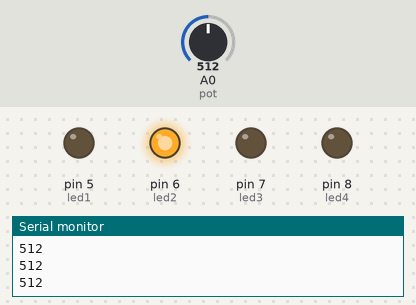
Bench run of a sketch on a simulated Arduino Uno, built with avr-gcc and run on an emulated ATmega328P. On the bench: output pins drawn as LEDs (lit = HIGH), the last lines printed to the serial monitor. The test bench sets the inputs (shaded band); at power-on: A0 (pot) = 512.

Above: at 1.2 s.
1.3 s: A0 (pot) set to 665
2.8 s: A0 (pot) set to 696
At 3.5 s:
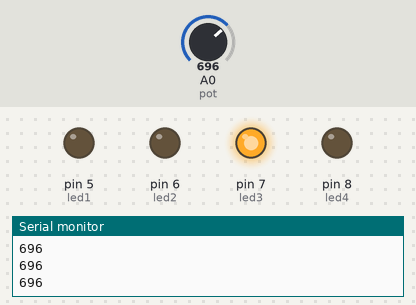
4.3 s: A0 (pot) set to 1008
5.8 s: A0 (pot) set to 1023
At 6.3 s:
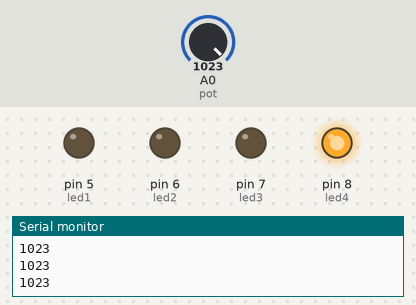
7.3 s: A0 (pot) set to 306
At 7.6 s:
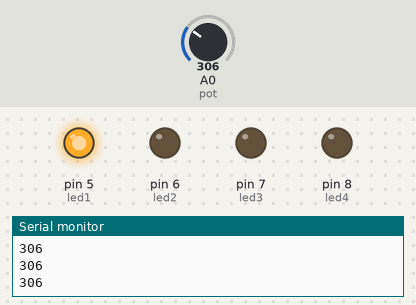
8.8 s: A0 (pot) set to 326
10.3 s: A0 (pot) set to 358
At 11.5 s:
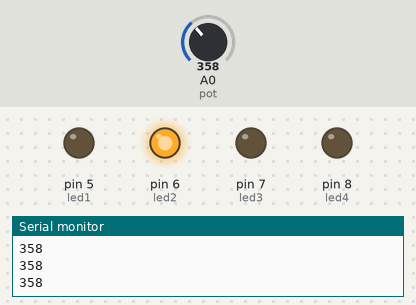
Timing chart, 0 to 12.8 s (numbered marks = the images above; inputs shaded):
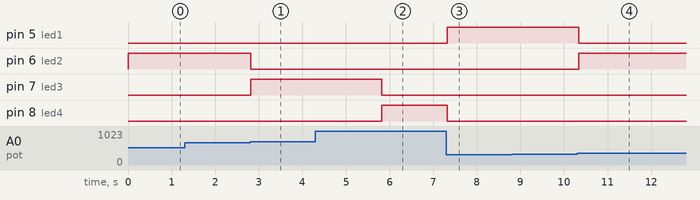

Measured:
- the behaviour switches between 681 and 682 on A0 (pot) (found by bisection; images 0 and 1)
- the behaviour switches between 1022 and 1023 on A0 (pot) (found by bisection; images 1 and 2)
- the behaviour switches between 340 and 341 on A0 (pot) (found by bisection; images 3 and 4)
- after the input at 2.8 s, pin 6 (led2): HIGH → LOW at once; pin 7 (led3): LOW → HIGH at once
- after the input at 5.8 s, pin 7 (led3): HIGH → LOW at once; pin 8 (led4): LOW → HIGH at once
- after the input at 7.3 s, pin 5 (led1): LOW → HIGH at once; pin 8 (led4): HIGH → LOW at once
- after the input at 10.3 s, pin 5 (led1): HIGH → LOW at once; pin 6 (led2): LOW → HIGH at once

The sketch:

E03.ino
```cpp
int pot = A0;
int led1 = 5;
int led2 = 6;
int led3 = 7;
int led4 = 8;

void prenderled(int valor) {
  digitalWrite(led1, LOW);
  digitalWrite(led2, LOW);
  digitalWrite(led3, LOW);
  digitalWrite(led4, LOW);

  int nivel = map(valor, 0, 1023, 0, 3);

  if (nivel == 0) {
    digitalWrite(led1, HIGH);
  } else if (nivel == 1) {
    digitalWrite(led2, HIGH);
  } else if (nivel == 2) {
    digitalWrite(led3, HIGH);
  } else if (nivel == 3) {
    digitalWrite(led4, HIGH);
  }
}

void setup() {
  pinMode(led1, OUTPUT);
  pinMode(led2, OUTPUT);
  pinMode(led3, OUTPUT);
  pinMode(led4, OUTPUT);
  Serial.begin(9600);
}

void loop() {
  int valor = analogRead(pot);
  Serial.println(valor);
  prenderled(valor);
  delay(100);
}
```
